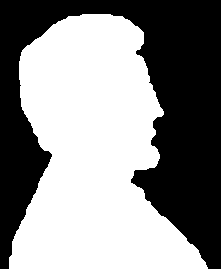
%> input picture code/practices/practice 6/lincoln.tif, 221 x 269 px
$ octave Task1.m   (GNU Octave 9; MATLAB toolbox functions it lacks are replaced by stand-ins)
%> lines starting %> are read from the running program, lines starting %| are printed output that depends on the picture; in (x1, y1, x2, y2) boxes, pixels count from 0 and x2, y2 are one past the last pixel; in counts of white or black regions, pixels touching at a corner belong together; the program's own positions count from 1
clc
clear all
close all

image = imread("lincoln.tif");
%> image: size 269x221 logical; 54.6% white; 1 black region, box (x1, y1, x2, y2) and area: (0, 0, 221, 269) 26994
SE = strel('diamond',5);

Internal_Boundary_Extracted_Image = image - (imerode(image, SE));
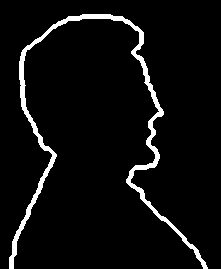
%> Internal_Boundary_Extracted_Image: size 269x221 double; values 0 (black) and 1 (white), 5.2% white; 1 white region, box (x1, y1, x2, y2) and area: (9, 14, 208, 269) 3063
External_Boundary_Extracted_Image = imdilate(image, SE) - image;
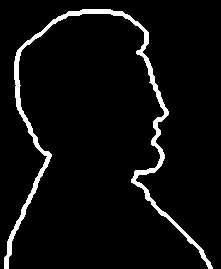
%> External_Boundary_Extracted_Image: size 269x221 double; values 0 (black) and 1 (white), 5.2% white; 1 white region, box (x1, y1, x2, y2) and area: (4, 9, 213, 269) 3096

subplot(1,4,1);
imshow(image);
title("Input Image")

subplot(1,4,2);
title("Structure Element(Diamond)");
imshow(mat2gray(SE.Neighborhood));

subplot(1,4,3);
imshow(Internal_Boundary_Extracted_Image);
title("Internal Extraction");

subplot(1,4,4);
imshow(External_Boundary_Extracted_Image);
title("External Extraction");
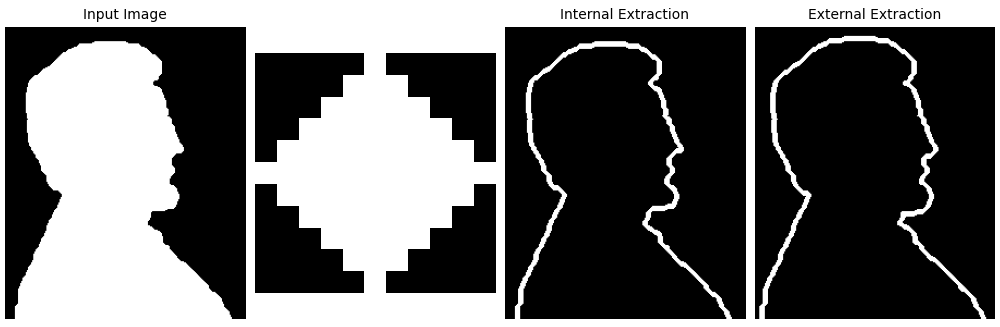
%> figure redrawn from the program's plot data, 4 panels
